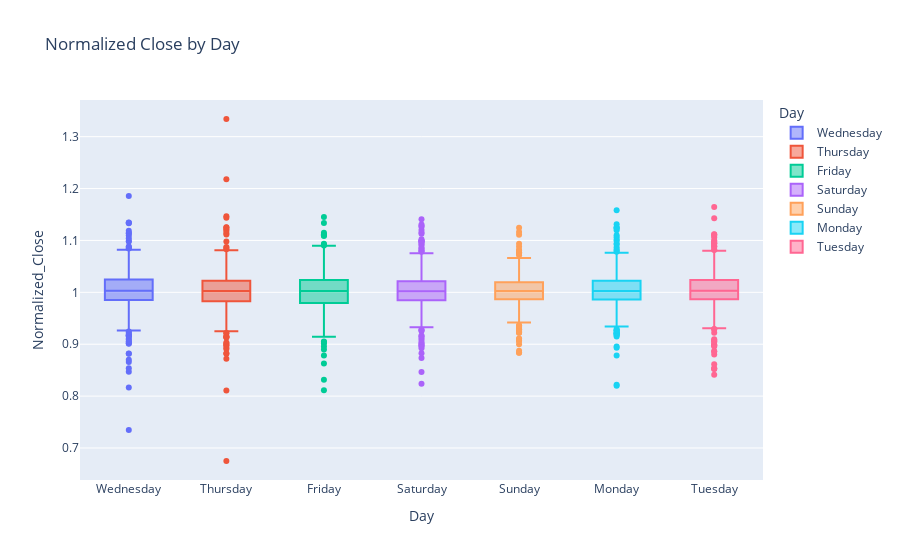
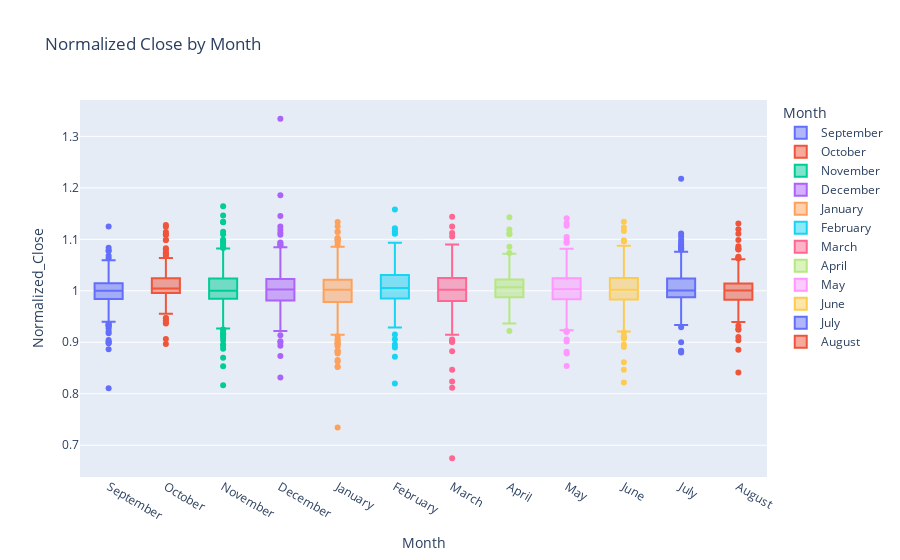
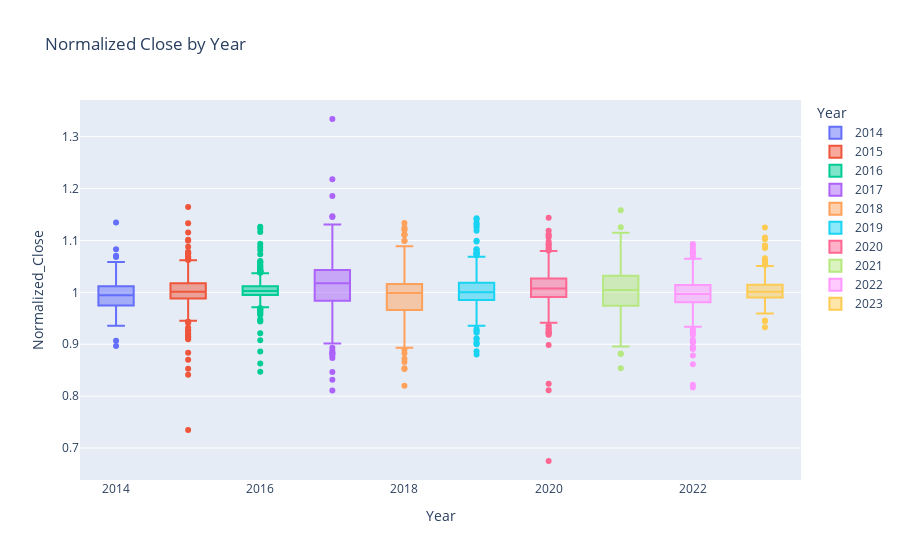
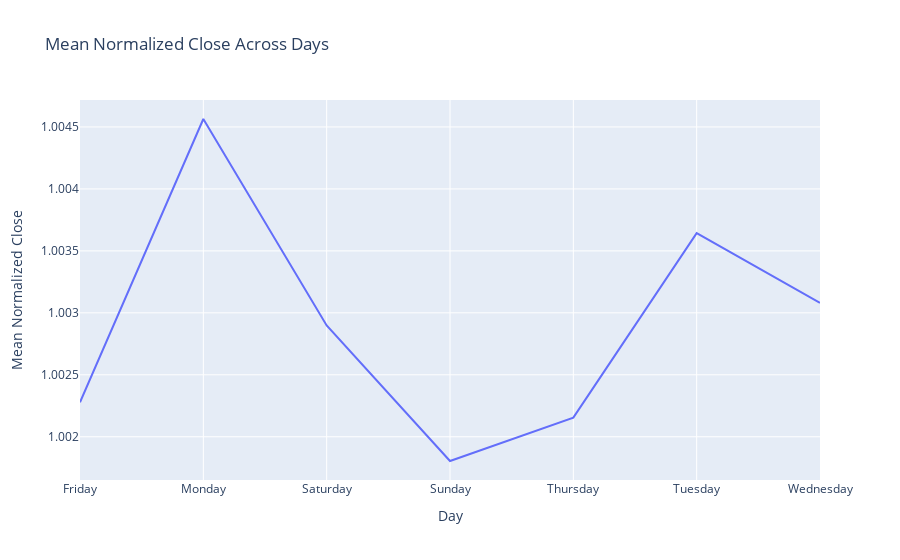

The notebook cell these images were saved under, in order:
### Code cell
import yfinance as yf
import pandas as pd
import plotly.express as px

def download_bitcoin_data():
    ticker = "BTC-USD"  # Ticker symbol for Bitcoin on Yahoo Finance

    data = yf.download(ticker, period='max')
    return data

def add_date_information(df):
    # Extract day, month, and year from the Date index
    df['Day'] = df.index.day_name()
    df['Month'] = df.index.month_name()
    df['Year'] = df.index.year
    return df

def normalize_Close(df, window=5):
    # Calculate the Close moving average using the specified window
    df['Close_MA'] = df['Close'].rolling(window=window).mean()
    # Normalize the Close using the moving average
    df['Normalized_Close'] = df['Close'] / df['Close_MA']
    return df

if __name__ == "__main__":
    # Step 1: Download Bitcoin data
    bitcoin_data = download_bitcoin_data()

    # Step 2: Add date information
    bitcoin_data_with_dates = add_date_information(bitcoin_data)

    # Step 3: Normalize Close
    bitcoin_data_normalized = normalize_Close(bitcoin_data_with_dates)

    # Step 4: Create box plot using Plotly with custom color palette
    custom_palette = px.colors.qualitative.Plotly  # You can change the color palette here

    fig = px.box(bitcoin_data_normalized, x='Day', y='Normalized_Close', title="Normalized Close by Day",
                 color='Day', color_discrete_sequence=custom_palette)
    fig.show()

    fig = px.box(bitcoin_data_normalized, x='Month', y='Normalized_Close', title="Normalized Close by Month",
                 color='Month', color_discrete_sequence=custom_palette)
    fig.show()

    fig = px.box(bitcoin_data_normalized, x='Year', y='Normalized_Close',  title="Normalized Close by Year",
                 color='Year', color_discrete_sequence=custom_palette)
    fig.show()

    # Step 5: Plot mean normalized values across day, month, and year using line plots
    mean_normalized_by_day = bitcoin_data_normalized.groupby('Day')['Normalized_Close'].mean()
    mean_normalized_by_month = bitcoin_data_normalized.groupby('Month')['Normalized_Close'].mean()
    mean_normalized_by_year = bitcoin_data_normalized.groupby('Year')['Normalized_Close'].mean()

    fig_mean_day = px.line(x=mean_normalized_by_day.index, y=mean_normalized_by_day.values,
                           labels={'x': 'Day', 'y': 'Mean Normalized Close'},
                           title="Mean Normalized Close Across Days")
    fig_mean_day.show()

    fig_mean_month = px.line(x=mean_normalized_by_month.index, y=mean_normalized_by_month.values,
                             labels={'x': 'Month', 'y': 'Mean Normalized Close'},
                             title="Mean Normalized Close Across Months")
    fig_mean_month.show()

    fig_mean_year = px.line(x=mean_normalized_by_year.index, y=mean_normalized_by_year.values,
                            labels={'x': 'Year', 'y': 'Mean Normalized Close'},
                            title="Mean Normalized Close Across Years")
    fig_mean_year.show()

### Figure 1 — Plotly figure (JSON) as saved in the notebook; plotly's stock layout.template omitted (floating-point values rounded to 4 significant figures; data arrays with more than 128 entries replaced by an {"elided": "..."} marker saying what was removed)
{"data": [{"alignmentgroup": "True", "hovertemplate": "Day=%{x}<br>Normalized_Close=%{y}<extra></extra>", "legendgroup": "Wednesday", "marker": {"color": "#636EFA"}, "name": "Wednesday", "notched": false, "offsetgroup": "Wednesday", "orientation": "v", "showlegend": true, "type": "box", "x": {"elided": "464 str values"}, "x0": " ", "xaxis": "x", "y": {"elided": "464 float values"}, "y0": " ", "yaxis": "y"}, {"alignmentgroup": "True", "hovertemplate": "Day=%{x}<br>Normalized_Close=%{y}<extra></extra>", "legendgroup": "Thursday", "marker": {"color": "#EF553B"}, "name": "Thursday", "notched": false, "offsetgroup": "Thursday", "orientation": "v", "showlegend": true, "type": "box", "x": {"elided": "463 str values"}, "x0": " ", "xaxis": "x", "y": {"elided": "463 float values"}, "y0": " ", "yaxis": "y"}, {"alignmentgroup": "True", "hovertemplate": "Day=%{x}<br>Normalized_Close=%{y}<extra></extra>", "legendgroup": "Friday", "marker": {"color": "#00CC96"}, "name": "Friday", "notched": false, "offsetgroup": "Friday", "orientation": "v", "showlegend": true, "type": "box", "x": {"elided": "463 str values"}, "x0": " ", "xaxis": "x", "y": {"elided": "463 float values"}, "y0": " ", "yaxis": "y"}, {"alignmentgroup": "True", "hovertemplate": "Day=%{x}<br>Normalized_Close=%{y}<extra></extra>", "legendgroup": "Saturday", "marker": {"color": "#AB63FA"}, "name": "Saturday", "notched": false, "offsetgroup": "Saturday", "orientation": "v", "showlegend": true, "type": "box", "x": {"elided": "463 str values"}, "x0": " ", "xaxis": "x", "y": {"elided": "463 float values"}, "y0": " ", "yaxis": "y"}, {"alignmentgroup": "True", "hovertemplate": "Day=%{x}<br>Normalized_Close=%{y}<extra></extra>", "legendgroup": "Sunday", "marker": {"color": "#FFA15A"}, "name": "Sunday", "notched": false, "offsetgroup": "Sunday", "orientation": "v", "showlegend": true, "type": "box", "x": {"elided": "463 str values"}, "x0": " ", "xaxis": "x", "y": {"elided": "463 float values"}, "y0": " ", "yaxis": "y"}, {"alignmentgroup": "True", "hovertemplate": "Day=%{x}<br>Normalized_Close=%{y}<extra></extra>", "legendgroup": "Monday", "marker": {"color": "#19D3F3"}, "name": "Monday", "notched": false, "offsetgroup": "Monday", "orientation": "v", "showlegend": true, "type": "box", "x": {"elided": "463 str values"}, "x0": " ", "xaxis": "x", "y": {"elided": "463 float values"}, "y0": " ", "yaxis": "y"}, {"alignmentgroup": "True", "hovertemplate": "Day=%{x}<br>Normalized_Close=%{y}<extra></extra>", "legendgroup": "Tuesday", "marker": {"color": "#FF6692"}, "name": "Tuesday", "notched": false, "offsetgroup": "Tuesday", "orientation": "v", "showlegend": true, "type": "box", "x": {"elided": "463 str values"}, "x0": " ", "xaxis": "x", "y": {"elided": "463 float values"}, "y0": " ", "yaxis": "y"}], "layout": {"boxmode": "overlay", "legend": {"title": {"text": "Day"}, "tracegroupgap": 0}, "title": {"text": "Normalized Close by Day"}, "xaxis": {"anchor": "y", "categoryarray": ["Wednesday", "Thursday", "Friday", "Saturday", "Sunday", "Monday", "Tuesday"], "categoryorder": "array", "domain": [0, 1], "title": {"text": "Day"}}, "yaxis": {"anchor": "x", "domain": [0, 1], "title": {"text": "Normalized_Close"}}}}

### Figure 2 — Plotly figure (JSON) as saved in the notebook; plotly's stock layout.template omitted (floating-point values rounded to 4 significant figures; data arrays with more than 128 entries replaced by an {"elided": "..."} marker saying what was removed)
{"data": [{"alignmentgroup": "True", "hovertemplate": "Month=%{x}<br>Normalized_Close=%{y}<extra></extra>", "legendgroup": "September", "marker": {"color": "#636EFA"}, "name": "September", "notched": false, "offsetgroup": "September", "orientation": "v", "showlegend": true, "type": "box", "x": {"elided": "254 str values"}, "x0": " ", "xaxis": "x", "y": {"elided": "254 float values"}, "y0": " ", "yaxis": "y"}, {"alignmentgroup": "True", "hovertemplate": "Month=%{x}<br>Normalized_Close=%{y}<extra></extra>", "legendgroup": "October", "marker": {"color": "#EF553B"}, "name": "October", "notched": false, "offsetgroup": "October", "orientation": "v", "showlegend": true, "type": "box", "x": {"elided": "279 str values"}, "x0": " ", "xaxis": "x", "y": {"elided": "279 float values"}, "y0": " ", "yaxis": "y"}, {"alignmentgroup": "True", "hovertemplate": "Month=%{x}<br>Normalized_Close=%{y}<extra></extra>", "legendgroup": "November", "marker": {"color": "#00CC96"}, "name": "November", "notched": false, "offsetgroup": "November", "orientation": "v", "showlegend": true, "type": "box", "x": {"elided": "270 str values"}, "x0": " ", "xaxis": "x", "y": {"elided": "270 float values"}, "y0": " ", "yaxis": "y"}, {"alignmentgroup": "True", "hovertemplate": "Month=%{x}<br>Normalized_Close=%{y}<extra></extra>", "legendgroup": "December", "marker": {"color": "#AB63FA"}, "name": "December", "notched": false, "offsetgroup": "December", "orientation": "v", "showlegend": true, "type": "box", "x": {"elided": "279 str values"}, "x0": " ", "xaxis": "x", "y": {"elided": "279 float values"}, "y0": " ", "yaxis": "y"}, {"alignmentgroup": "True", "hovertemplate": "Month=%{x}<br>Normalized_Close=%{y}<extra></extra>", "legendgroup": "January", "marker": {"color": "#FFA15A"}, "name": "January", "notched": false, "offsetgroup": "January", "orientation": "v", "showlegend": true, "type": "box", "x": {"elided": "279 str values"}, "x0": " ", "xaxis": "x", "y": {"elided": "279 float values"}, "y0": " ", "yaxis": "y"}, {"alignmentgroup": "True", "hovertemplate": "Month=%{x}<br>Normalized_Close=%{y}<extra></extra>", "legendgroup": "February", "marker": {"color": "#19D3F3"}, "name": "February", "notched": false, "offsetgroup": "February", "orientation": "v", "showlegend": true, "type": "box", "x": {"elided": "254 str values"}, "x0": " ", "xaxis": "x", "y": {"elided": "254 float values"}, "y0": " ", "yaxis": "y"}, {"alignmentgroup": "True", "hovertemplate": "Month=%{x}<br>Normalized_Close=%{y}<extra></extra>", "legendgroup": "March", "marker": {"color": "#FF6692"}, "name": "March", "notched": false, "offsetgroup": "March", "orientation": "v", "showlegend": true, "type": "box", "x": {"elided": "279 str values"}, "x0": " ", "xaxis": "x", "y": {"elided": "279 float values"}, "y0": " ", "yaxis": "y"}, {"alignmentgroup": "True", "hovertemplate": "Month=%{x}<br>Normalized_Close=%{y}<extra></extra>", "legendgroup": "April", "marker": {"color": "#B6E880"}, "name": "April", "notched": false, "offsetgroup": "April", "orientation": "v", "showlegend": true, "type": "box", "x": {"elided": "270 str values"}, "x0": " ", "xaxis": "x", "y": {"elided": "270 float values"}, "y0": " ", "yaxis": "y"}, {"alignmentgroup": "True", "hovertemplate": "Month=%{x}<br>Normalized_Close=%{y}<extra></extra>", "legendgroup": "May", "marker": {"color": "#FF97FF"}, "name": "May", "notched": false, "offsetgroup": "May", "orientation": "v", "showlegend": true, "type": "box", "x": {"elided": "279 str values"}, "x0": " ", "xaxis": "x", "y": {"elided": "279 float values"}, "y0": " ", "yaxis": "y"}, {"alignmentgroup": "True", "hovertemplate": "Month=%{x}<br>Normalized_Close=%{y}<extra></extra>", "legendgroup": "June", "marker": {"color": "#FECB52"}, "name": "June", "notched": false, "offsetgroup": "June", "orientation": "v", "showlegend": true, "type": "box", "x": {"elided": "270 str values"}, "x0": " ", "xaxis": "x", "y": {"elided": "270 float values"}, "y0": " ", "yaxis": "y"}, {"alignmentgroup": "True", "hovertemplate": "Month=%{x}<br>Normalized_Close=%{y}<extra></extra>", "legendgroup": "July", "marker": {"color": "#636EFA"}, "name": "July", "notched": false, "offsetgroup": "July", "orientation": "v", "showlegend": true, "type": "box", "x": {"elided": "279 str values"}, "x0": " ", "xaxis": "x", "y": {"elided": "279 float values"}, "y0": " ", "yaxis": "y"}, {"alignmentgroup": "True", "hovertemplate": "Month=%{x}<br>Normalized_Close=%{y}<extra></extra>", "legendgroup": "August", "marker": {"color": "#EF553B"}, "name": "August", "notched": false, "offsetgroup": "August", "orientation": "v", "showlegend": true, "type": "box", "x": {"elided": "250 str values"}, "x0": " ", "xaxis": "x", "y": {"elided": "250 float values"}, "y0": " ", "yaxis": "y"}], "layout": {"boxmode": "overlay", "legend": {"title": {"text": "Month"}, "tracegroupgap": 0}, "title": {"text": "Normalized Close by Month"}, "xaxis": {"anchor": "y", "categoryarray": ["September", "October", "November", "December", "January", "February", "March", "April", "May", "June", "July", "August"], "categoryorder": "array", "domain": [0, 1], "title": {"text": "Month"}}, "yaxis": {"anchor": "x", "domain": [0, 1], "title": {"text": "Normalized_Close"}}}}

### Figure 3 — Plotly figure (JSON) as saved in the notebook; plotly's stock layout.template omitted (floating-point values rounded to 4 significant figures; data arrays with more than 128 entries replaced by an {"elided": "..."} marker saying what was removed)
{"data": [{"alignmentgroup": "True", "hovertemplate": "Year=%{x}<br>Normalized_Close=%{y}<extra></extra>", "legendgroup": "2014", "marker": {"color": "#636EFA"}, "name": "2014", "notched": false, "offsetgroup": "2014", "orientation": "v", "showlegend": true, "type": "box", "x": [2014, 2014, 2014, 2014, 2014, 2014, 2014, 2014, 2014, 2014, 2014, 2014, 2014, 2014, 2014, 2014, 2014, 2014, 2014, 2014, 2014, 2014, 2014, 2014, 2014, 2014, 2014, 2014, 2014, 2014, 2014, 2014, 2014, 2014, 2014, 2014, 2014, 2014, 2014, 2014, 2014, 2014, 2014, 2014, 2014, 2014, 2014, 2014, 2014, 2014, 2014, 2014, 2014, 2014, 2014, 2014, 2014, 2014, 2014, 2014, 2014, 2014, 2014, 2014, 2014, 2014, 2014, 2014, 2014, 2014, 2014, 2014, 2014, 2014, 2014, 2014, 2014, 2014, 2014, 2014, 2014, 2014, 2014, 2014, 2014, 2014, 2014, 2014, 2014, 2014, 2014, 2014, 2014, 2014, 2014, 2014, 2014, 2014, 2014, 2014, 2014, 2014, 2014, 2014, 2014, 2014], "x0": " ", "xaxis": "x", "y": [null, null, null, null, 0.9567, 0.991, 1.068, 1.023, 0.9934, 0.9735, 0.9629, 0.9355, 0.9538, 0.9955, 0.9976, 0.9879, 0.9558, 0.8966, 0.9066, 0.9629, 1.003, 1.058, 1.071, 1.036, 1.019, 1.04, 1.051, 1.058, 1.024, 0.9823, 0.9828, 1.002, 1.003, 0.9918, 0.9991, 0.9909, 0.943, 0.9585, 0.9469, 0.9843, 0.9962, 1.01, 0.9598, 0.9887, 0.9779, 0.9566, 0.9752, 0.9849, 1.003, 1.029, 1.044, 1.014, 1.012, 1.044, 1.038, 1.03, 1.134, 1.083, 1.006, 0.947, 0.9667, 0.9833, 0.9748, 0.9977, 0.9472, 0.9473, 0.971, 1.016, 1.043, 1.029, 1.0, 0.9949, 1.008, 1.007, 1.012, 1.009, 1.008, 0.9926, 0.9813, 1.001, 0.9981, 1.002, 0.9738, 0.9567, 0.9566, 0.9812, 0.9995, 0.9931, 1.006, 0.9882, 0.9486, 0.9454, 0.9407, 0.9801, 1.027, 1.003, 1.029, 1.023, 0.9835, 0.9792, 1.002, 0.9749, 0.9898, 0.9816, 0.9806, 1.015], "y0": " ", "yaxis": "y"}, {"alignmentgroup": "True", "hovertemplate": "Year=%{x}<br>Normalized_Close=%{y}<extra></extra>", "legendgroup": "2015", "marker": {"color": "#EF553B"}, "name": "2015", "notched": false, "offsetgroup": "2015", "orientation": "v", "showlegend": true, "type": "box", "x": {"elided": "365 int values"}, "x0": " ", "xaxis": "x", "y": {"elided": "365 float values"}, "y0": " ", "yaxis": "y"}, {"alignmentgroup": "True", "hovertemplate": "Year=%{x}<br>Normalized_Close=%{y}<extra></extra>", "legendgroup": "2016", "marker": {"color": "#00CC96"}, "name": "2016", "notched": false, "offsetgroup": "2016", "orientation": "v", "showlegend": true, "type": "box", "x": {"elided": "366 int values"}, "x0": " ", "xaxis": "x", "y": {"elided": "366 float values"}, "y0": " ", "yaxis": "y"}, {"alignmentgroup": "True", "hovertemplate": "Year=%{x}<br>Normalized_Close=%{y}<extra></extra>", "legendgroup": "2017", "marker": {"color": "#AB63FA"}, "name": "2017", "notched": false, "offsetgroup": "2017", "orientation": "v", "showlegend": true, "type": "box", "x": {"elided": "365 int values"}, "x0": " ", "xaxis": "x", "y": {"elided": "365 float values"}, "y0": " ", "yaxis": "y"}, {"alignmentgroup": "True", "hovertemplate": "Year=%{x}<br>Normalized_Close=%{y}<extra></extra>", "legendgroup": "2018", "marker": {"color": "#FFA15A"}, "name": "2018", "notched": false, "offsetgroup": "2018", "orientation": "v", "showlegend": true, "type": "box", "x": {"elided": "365 int values"}, "x0": " ", "xaxis": "x", "y": {"elided": "365 float values"}, "y0": " ", "yaxis": "y"}, {"alignmentgroup": "True", "hovertemplate": "Year=%{x}<br>Normalized_Close=%{y}<extra></extra>", "legendgroup": "2019", "marker": {"color": "#19D3F3"}, "name": "2019", "notched": false, "offsetgroup": "2019", "orientation": "v", "showlegend": true, "type": "box", "x": {"elided": "365 int values"}, "x0": " ", "xaxis": "x", "y": {"elided": "365 float values"}, "y0": " ", "yaxis": "y"}, {"alignmentgroup": "True", "hovertemplate": "Year=%{x}<br>Normalized_Close=%{y}<extra></extra>", "legendgroup": "2020", "marker": {"color": "#FF6692"}, "name": "2020", "notched": false, "offsetgroup": "2020", "orientation": "v", "showlegend": true, "type": "box", "x": {"elided": "366 int values"}, "x0": " ", "xaxis": "x", "y": {"elided": "366 float values"}, "y0": " ", "yaxis": "y"}, {"alignmentgroup": "True", "hovertemplate": "Year=%{x}<br>Normalized_Close=%{y}<extra></extra>", "legendgroup": "2021", "marker": {"color": "#B6E880"}, "name": "2021", "notched": false, "offsetgroup": "2021", "orientation": "v", "showlegend": true, "type": "box", "x": {"elided": "365 int values"}, "x0": " ", "xaxis": "x", "y": {"elided": "365 float values"}, "y0": " ", "yaxis": "y"}, {"alignmentgroup": "True", "hovertemplate": "Year=%{x}<br>Normalized_Close=%{y}<extra></extra>", "legendgroup": "2022", "marker": {"color": "#FF97FF"}, "name": "2022", "notched": false, "offsetgroup": "2022", "orientation": "v", "showlegend": true, "type": "box", "x": {"elided": "365 int values"}, "x0": " ", "xaxis": "x", "y": {"elided": "365 float values"}, "y0": " ", "yaxis": "y"}, {"alignmentgroup": "True", "hovertemplate": "Year=%{x}<br>Normalized_Close=%{y}<extra></extra>", "legendgroup": "2023", "marker": {"color": "#FECB52"}, "name": "2023", "notched": false, "offsetgroup": "2023", "orientation": "v", "showlegend": true, "type": "box", "x": {"elided": "214 int values"}, "x0": " ", "xaxis": "x", "y": {"elided": "214 float values"}, "y0": " ", "yaxis": "y"}], "layout": {"boxmode": "overlay", "legend": {"title": {"text": "Year"}, "tracegroupgap": 0}, "title": {"text": "Normalized Close by Year"}, "xaxis": {"anchor": "y", "categoryarray": [2014, 2015, 2016, 2017, 2018, 2019, 2020, 2021, 2022, 2023], "categoryorder": "array", "domain": [0, 1], "title": {"text": "Year"}}, "yaxis": {"anchor": "x", "domain": [0, 1], "title": {"text": "Normalized_Close"}}}}

### Figure 4 — Plotly figure (JSON) as saved in the notebook; plotly's stock layout.template omitted (floating-point values rounded to 4 significant figures)
{"data": [{"hovertemplate": "Day=%{x}<br>Mean Normalized Close=%{y}<extra></extra>", "legendgroup": "", "line": {"color": "#636efa", "dash": "solid"}, "marker": {"symbol": "circle"}, "mode": "lines", "name": "", "orientation": "v", "showlegend": false, "type": "scatter", "x": ["Friday", "Monday", "Saturday", "Sunday", "Thursday", "Tuesday", "Wednesday"], "xaxis": "x", "y": [1.002, 1.005, 1.003, 1.002, 1.002, 1.004, 1.003], "yaxis": "y"}], "layout": {"legend": {"tracegroupgap": 0}, "title": {"text": "Mean Normalized Close Across Days"}, "xaxis": {"anchor": "y", "domain": [0, 1], "title": {"text": "Day"}}, "yaxis": {"anchor": "x", "domain": [0, 1], "title": {"text": "Mean Normalized Close"}}}}
